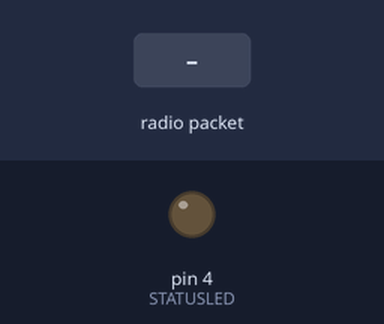
Recording of a sketch running on a simulated Arduino Uno, built with avr-gcc and run on an emulated ATmega328P. On the bench: output pins drawn as LEDs (lit = HIGH). The test bench sets the inputs (shaded band). No radio packets arrive unless stated; what the sketch prints to the serial monitor is not drawn.

Above: at 1.2 s.
1.3 s: radio packet "1" arrives
Timing chart, 0 to 4.3 s (numbered marks = the images above; inputs shaded):
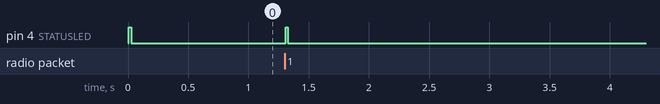

The sketch:

test_rf24_receiver.ino
```cpp
#include <SPI.h>
#include <nRF24L01.h>
#include <RF24.h>

#define STATUSLED 4

RF24 radio(7, 8);

const uint64_t pipes[2] = { 0xF0F0F0F0E1LL, 0xF0F0F0F0D2LL };
#define MAX_TEXT 22
char text[MAX_TEXT];

void setup()
{
  while (!Serial);
  Serial.begin(115200);
  pinMode(STATUSLED, OUTPUT);
  radio.begin();
  radio.openReadingPipe(0, pipes[0]);
  digitalWrite(STATUSLED, HIGH);
  delay(20);
  digitalWrite(STATUSLED, LOW);
  radio.startListening();
}

void loop()
{
  if (radio.available())
  {
    digitalWrite(STATUSLED, HIGH);
    delay(20);
    digitalWrite(STATUSLED, LOW);
    memset(text, 0, MAX_TEXT);
    radio.read(&text, MAX_TEXT);
    Serial.print("Received: ");
    Serial.println(text);
  }
  //Serial.println("Line");
  delay(10);
}
```

Measured:
- after the input at 1.3 s, pin 4 (STATUSLED): LOW → HIGH at once, → LOW 0.02 s later
